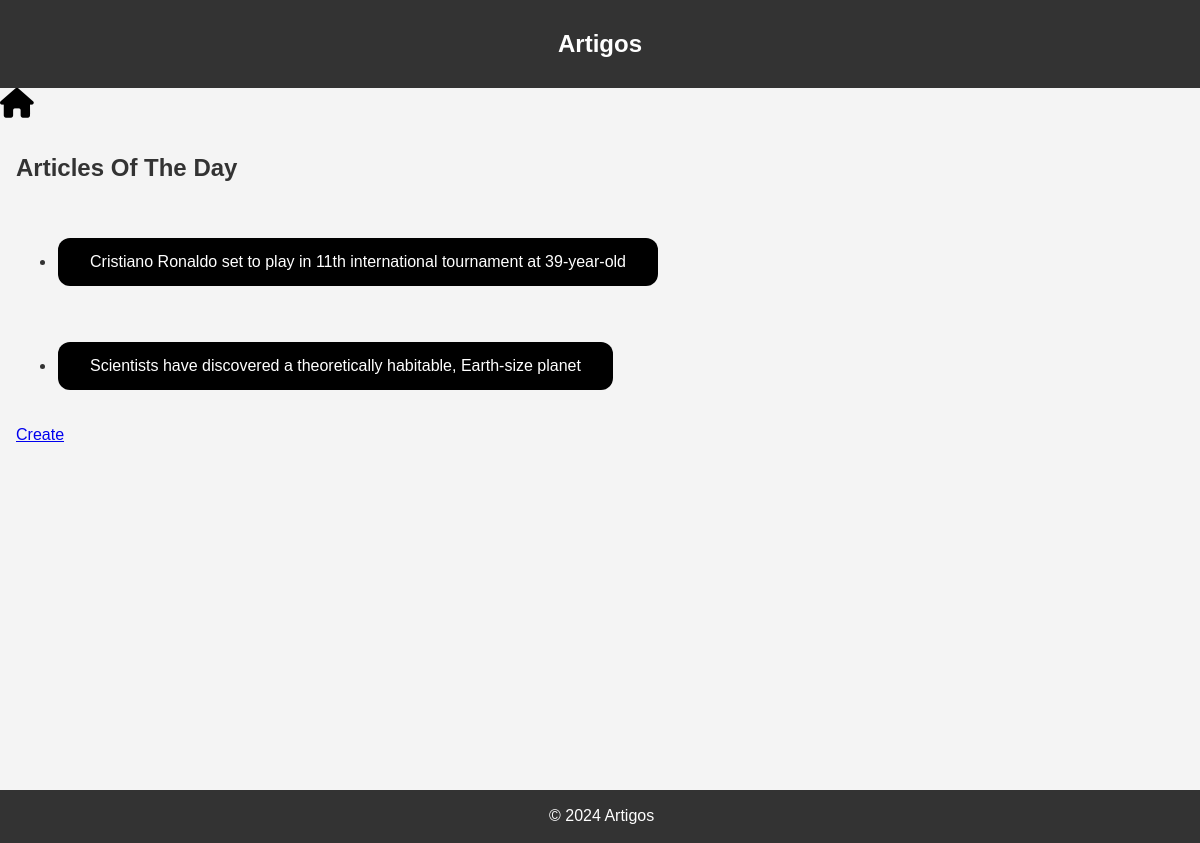
The app's page /articles/ with its own data.
### articles/models.py (models this page shows, shortened)
class Article(models.Model):
    title = models.CharField(max_length = 100)
    author = models.CharField(max_length = 100)
    body = models.TextField()
    comments = models.TextField(blank = True)
    VERY_BAD = 1
    BAD = 2
    GOOD = 3
    VERY_GOOD = 4
    EXCELLENT = 5
    RATING_CHOICES = [(VERY_BAD,"Very Bad"),
    (BAD,"Bad"),
    (GOOD,"Good"),
    (VERY_GOOD,"Very Good"),
    (EXCELLENT,"Excellent")]
    rating = models.IntegerField(choices = RATING_CHOICES,default = VERY_BAD)

### articles/views.py (the view)
# urls.py: path('', views.index_view, name='index'),
def index_view(request):
    context = {
        'articles': Article.objects.all().order_by('title'),
    }
    return render(request,'articles/index.html',context)

### articles/templates/articles/index.html
{% extends 'articles/layout.html' %}
{% block content %}
{% load static %}
<link rel="stylesheet" href="{% static 'articles/estilos.css' %}">
    <h2>Articles Of The Day</h2>
    {% for article in articles %}
        <ul>
        <li><a href = "{% url 'articles:article' article.id %}"><button>{{article.title}}</button></a></li>
        </ul>
    {% endfor %}
    <a href = "{% url 'articles:new_article' %}">Create</a>
{% endblock %}

### articles/static/articles/estilos.css (style rules this page uses)
body { font-family: Arial, sans-serif; margin: 0; padding: 0; background-color: #f4f4f4; color: #333; height:100vh; }
button { background-color: black; border: none; color: white; padding: 15px 32px; text-align: center; text-decoration: none; display: inline-block; font-size: 16px; margin: 4px 2px; cursor: pointer; border-radius: 12px; transition-duration: 0.4s; }

### records on screen
Article: title "Cristiano Ronaldo set to play in 11th international tournament at 39-year-old"
Article: title "Scientists have discovered a theoretically habitable, Earth-size planet"
